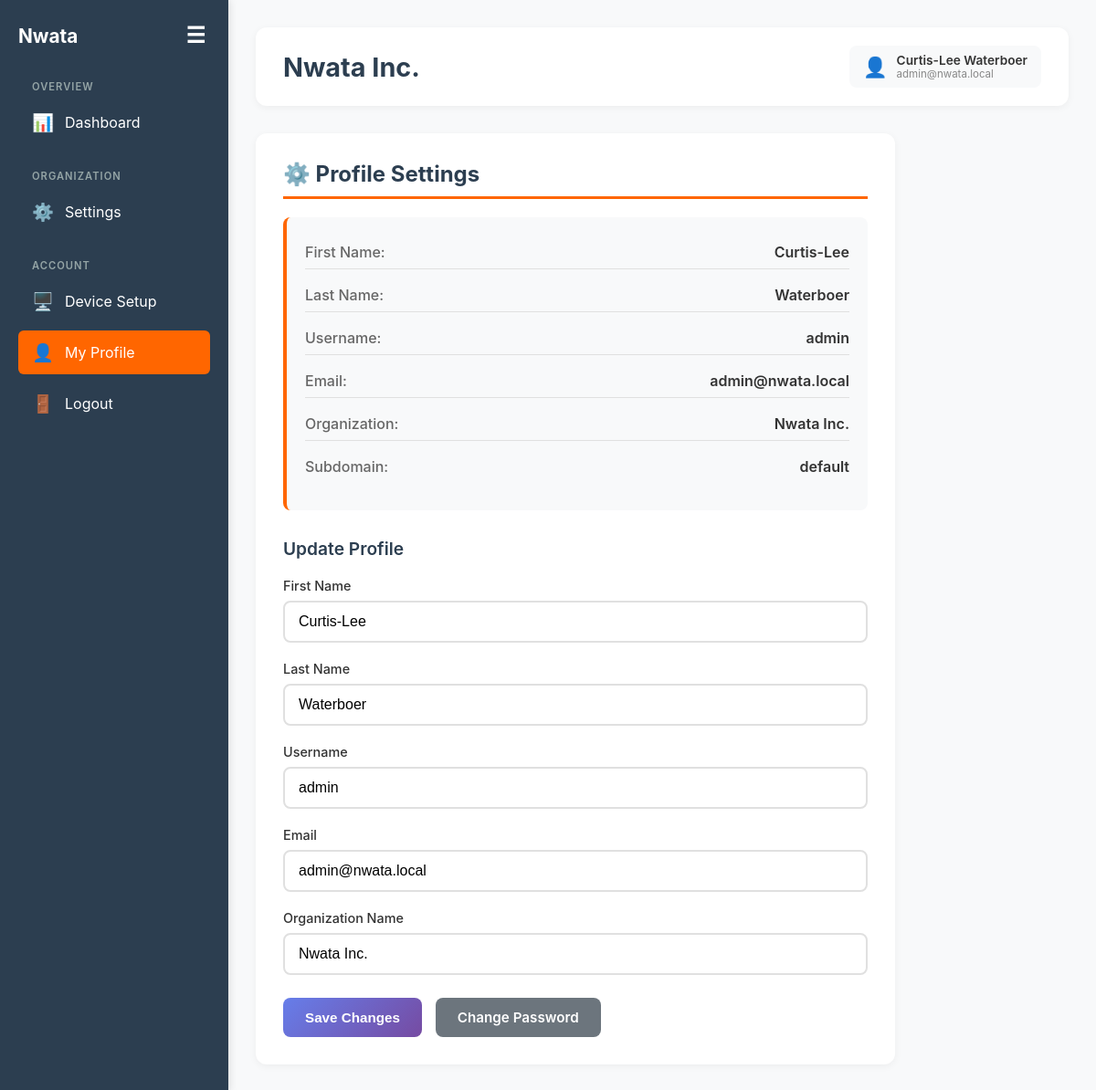
Screenshot of /dashboard/profile/ (signed in) with the database file from the repository.
### api/models.py (models this page shows, shortened)
class Organization(models.Model):
    ORG_TYPE_CHOICES = [
        ('personal', 'Personal'),
        ('team', 'Team'),
    ]
    name = models.CharField(max_length=255)
    subdomain = models.CharField(max_length=100, unique=True)
    organization_type = models.CharField(max_length=20, choices=ORG_TYPE_CHOICES, default='personal')
    created_at = models.DateTimeField(auto_now_add=True)
    class Meta:
        indexes = [
            models.Index(fields=['subdomain']),
            models.Index(fields=['organization_type']),
        ]

### dashboard/views.py (the view)
# urls.py: path('profile/', views.profile_view, name='profile'),
@login_required
def profile_view(request):
    if request.method == 'POST':
        form = ProfileUpdateForm(request.POST, user=request.user)
        if form.is_valid():
            form.save()
            messages.success(request, 'Profile updated successfully!')
            return redirect('profile')
    else:
        form = ProfileUpdateForm(user=request.user)
    try:
        nwata_user = User.objects.get(email=request.user.email)
        org = nwata_user.org
    except User.DoesNotExist:
        org = None
    context = {
        'form': form,
        'org': org,
        'current_user': request.user,
    }
    return render(request, 'dashboard/profile.html', context)

### dashboard/profile_forms.py (shortened to what this page needs)
class ProfileUpdateForm(forms.Form):
    first_name = forms.CharField(max_length=150, required=False)
    last_name = forms.CharField(max_length=150, required=False)
    username = forms.CharField(max_length=150, required=True)
    email = forms.EmailField(required=True)
    organization_name = forms.CharField(max_length=255, required=True)
    def __init__(self, *args, **kwargs):
        self.user = kwargs.pop('user', None)
        super().__init__(*args, **kwargs)
        if self.user:
            self.fields['first_name'].initial = self.user.first_name
            self.fields['last_name'].initial = self.user.last_name
            self.fields['username'].initial = self.user.username
            self.fields['email'].initial = self.user.email
            try:
                nwata_user = User.objects.get(email=self.user.email)
                if nwata_user.org:
                    self.fields['organization_name'].initial = nwata_user.org.name
            except User.DoesNotExist:
                pass

### nwata_web/templates/dashboard/profile.html (shortened to what this page needs)
{% extends "base_dashboard.html" %}
{% block content %}
<div class="content-area profile-section">
    <h1 class="page-title">⚙️ Profile Settings</h1>
    <div class="info-card">
        <div class="info-row">
            <span class="info-label">First Name:</span>
            <span class="info-value">{{ user.first_name|default:"Not set" }}</span>
        </div>
        <div class="info-row">
            <span class="info-label">Last Name:</span>
            <span class="info-value">{{ user.last_name|default:"Not set" }}</span>
        </div>
        <div class="info-row">
            <span class="info-label">Username:</span>
            <span class="info-value">{{ user.username }}</span>
        </div>
        <div class="info-row">
            <span class="info-label">Email:</span>
            <span class="info-value">{{ user.email }}</span>
        </div>
        {% if org %}
        <div class="info-row">
            <span class="info-label">Organization:</span>
            <span class="info-value">{{ org.name }}</span>
        </div>
        <div class="info-row">
            <span class="info-label">Subdomain:</span>
            <span class="info-value">{{ org.subdomain }}</span>
        </div>
        {% endif %}
    </div>
    <div class="form-section">
        <div class="section-subtitle">Update Profile</div>
        <form method="post">
            <div class="form-group">
                <label for="id_first_name">First Name</label>
                {{ form.first_name }}
            </div>
            <div class="form-group">
                <label for="id_last_name">Last Name</label>
                {{ form.last_name }}
            </div>
            <div class="form-group">
                <label for="id_username">Username</label>
                {{ form.username }}
            </div>
            <div class="form-group">
                <label for="id_email">Email</label>
                {{ form.email }}
            </div>
            <div class="form-group">
                <label for="id_organization_name">Organization Name</label>
                {{ form.organization_name }}
            </div>
            <div class="btn-group">
                <button type="submit" class="btn-primary">Save Changes</button>
                <a href="{% url 'change_password' %}" class="btn btn-secondary">Change Password</a>
            </div>
        </form>
    </div>
</div>
{% endblock %}

### nwata_web/templates/base_dashboard.html (shortened to what this page needs)
<!DOCTYPE html>
<html lang="en">
<head>
</head>
<body>
    <div class="wrapper">
        <div class="sidebar" id="sidebar">
            <div class="sidebar-header">
                <div class="logo">Nwata</div>
                <button class="sidebar-toggle" onclick="toggleSidebar()">☰</button>
            </div>
            <ul class="sidebar-menu">
                <li class="menu-section">Overview</li>
                <li class="menu-item {% if request.resolver_match.url_name == 'dashboard' %}active{% endif %}" onclick="window.location.href=window.dashboardUrl">
                    <span class="menu-icon">📊</span>
                    <span class="menu-label">Dashboard</span>
                </li>
                {% if request.organization %}
                <li class="menu-section">Organization</li>
                <li class="menu-item {% if request.resolver_match.url_name == 'org_settings' %}active{% endif %}" onclick="window.location.href=window.orgSettingsUrl">
                    <span class="menu-icon">⚙️</span>
                    <span class="menu-label">Settings</span>
                </li>
                {% endif %}
                <li class="menu-section">Account</li>
                <li class="menu-item {% if request.resolver_match.url_name == 'device_setup' %}active{% endif %}" onclick="window.location.href=window.deviceSetupUrl">
                    <span class="menu-icon">🖥️</span>
                    <span class="menu-label">Device Setup</span>
                </li>
                <li class="menu-item {% if request.resolver_match.url_name == 'profile' %}active{% endif %}" onclick="window.location.href=window.profileUrl">
                    <span class="menu-icon">👤</span>
                    <span class="menu-label">My Profile</span>
                </li>
                <li class="menu-item" onclick="window.location.href=window.logoutUrl">
                    <span class="menu-icon">🚪</span>
                    <span class="menu-label">Logout</span>
                </li>
            </ul>
        </div>
        <div class="main-content">
            <div class="header">
                <div>
                    <h1>{% if request.organization %}{{ request.organization.name }}{% else %}Nwata{% endif %}</h1>
                </div>
                <div class="header-right">
                    <div class="user-profile">
                        <span class="user-icon">👤</span>
                        <div class="user-info">
                            <div class="user-name">
                                {% if user.first_name or user.last_name %}
                                    {{ user.first_name }} {{ user.last_name }}
                                {% else %}
                                    {{ user.username }}
                                {% endif %}
                            </div>
                            <div class="user-email">{{ user.email }}</div>
                        </div>
                    </div>
                </div>
            </div>
            {% block content %}{% endblock %}
        </div>
    </div>
</body>
</html>

### nwata_web/templates/base_dashboard.html (style rules this page uses)
* { margin: 0; padding: 0; box-sizing: border-box; }
body { font-family: -apple-system, BlinkMacSystemFont, 'Segoe UI', Roboto, sans-serif; background: #f8f9fa; color: #333; }
.wrapper { display: flex; min-height: 100vh; }
.sidebar { width: 250px; background: #2c3e50; color: white; padding: 20px; transition: width 0.3s ease; overflow-y: auto; box-shadow: 2px 0 8px rgba(0,0,0,0.1); }
.sidebar-header { display: flex; justify-content: space-between; align-items: center; margin-bottom: 30px; }
.sidebar-toggle { background: none; border: none; color: white; font-size: 1.5em; cursor: pointer; padding: 5px; }
.logo { font-size: 1.3em; font-weight: bold; overflow: hidden; white-space: nowrap; text-overflow: ellipsis; }
.sidebar-menu { list-style: none; }
.menu-section { font-size: 0.7em; text-transform: uppercase; letter-spacing: 1px; color: #95a5a6; padding: 20px 15px 8px 15px; font-weight: 600; }
.menu-section:first-child { padding-top: 0; }
.menu-item { padding: 12px 15px; margin-bottom: 8px; border-radius: 6px; cursor: pointer; transition: background 0.2s; display: flex; align-items: center; gap: 12px; }
.menu-item.active { background: #ff6600; }
.menu-icon { min-width: 24px; font-size: 1.2em; }
.menu-label { overflow: hidden; white-space: nowrap; text-overflow: ellipsis; }
.main-content { flex: 1; padding: 30px; overflow-y: auto; }
.header { background: white; padding: 20px 30px; border-radius: 12px; box-shadow: 0 2px 8px rgba(0,0,0,0.05); margin-bottom: 30px; display: flex; justify-content: space-between; align-items: center; }
.header h1 { font-size: 1.8em; color: #2c3e50; }
.header-right { display: flex; align-items: center; gap: 20px; font-size: 0.9em; color: #666; }
.user-profile { display: flex; align-items: center; gap: 10px; padding: 8px 15px; background: #f8f9fa; border-radius: 8px; cursor: pointer; transition: background 0.2s; }
.user-icon { font-size: 1.5em; }
.user-info { display: flex; flex-direction: column; align-items: flex-start; }
.user-name { font-weight: 600; color: #333; font-size: 0.95em; }
.user-email { font-size: 0.8em; color: #888; }
.content-area { background: white; border-radius: 12px; box-shadow: 0 2px 8px rgba(0,0,0,0.05); padding: 30px; }
.page-title { font-size: 1.5em; color: #2c3e50; margin-bottom: 20px; border-bottom: 3px solid #ff6600; padding-bottom: 10px; }

### nwata_web/templates/dashboard/profile.html (style rules this page uses)
.profile-section { max-width: 700px; }
.info-card { background: #f8f9fa; padding: 20px; border-radius: 8px; margin-bottom: 30px; border-left: 4px solid #ff6600; }
.info-row { display: flex; justify-content: space-between; margin-bottom: 10px; padding: 8px 0; }
.info-row:not(:last-child) { border-bottom: 1px solid #e0e0e0; }
.info-label { color: #666; font-weight: 500; }
.info-value { color: #333; font-weight: 600; }
.form-section { margin-top: 30px; }
.section-subtitle { font-size: 1.2em; color: #2c3e50; margin-bottom: 20px; font-weight: 600; }
.form-group { margin-bottom: 20px; }
label { display: block; margin-bottom: 8px; color: #333; font-weight: 500; font-size: 0.9em; }
input { width: 100%; padding: 12px 15px; border: 2px solid #e0e0e0; border-radius: 8px; font-size: 1em; transition: border-color 0.3s; }
.btn-group { display: flex; gap: 15px; margin-top: 25px; }
button, .btn { padding: 12px 24px; border: none; border-radius: 8px; font-size: 0.95em; font-weight: 600; cursor: pointer; transition: transform 0.2s, box-shadow 0.2s; text-decoration: none; display: inline-block; text-align: center; }
.btn-primary { background: linear-gradient(135deg, #667eea 0%, #764ba2 100%); color: white; }
.btn-secondary { background: #6c757d; color: white; }

### rows the page displays
Organization: organization.name "Nwata Inc.", name "Nwata Inc.", subdomain "default"

### other values shown
{{ user.first_name }} "Curtis-Lee"
{{ user.last_name }} "Waterboer"
{{ user.email }} "admin@nwata.local"
{{ user.first_name|default:"Not set" }} "Curtis-Lee"
{{ user.last_name|default:"Not set" }} "Waterboer"
{{ user.username }} "admin"
